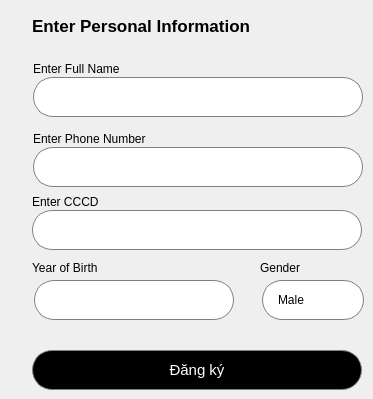
                 <widget class="QWidget" name="page_7">
                  <widget class="QLabel" name="label_19">
                   <property name="geometry">
                    <rect>
                     <x>32</x>
                     <y>10</y>
                     <width>231</width>
                     <height>31</height>
                    </rect>
                   </property>
                   <property name="minimumSize">
                    <size>
                     <width>231</width>
                     <height>0</height>
                    </size>
                   </property>
                   <property name="font">
                    <font>
                     <pointsize>13</pointsize>
                     <bold>true</bold>
                    </font>
                   </property>
                   <property name="text">
                    <string>Enter Personal Information</string>
                   </property>
                  </widget>
                  <widget class="QPushButton" name="Dktenantbtn">
                   <property name="geometry">
                    <rect>
                     <x>32</x>
                     <y>350</y>
                     <width>330</width>
                     <height>40</height>
                    </rect>
                   </property>
                   <property name="minimumSize">
                    <size>
                     <width>330</width>
                     <height>40</height>
                    </size>
                   </property>
                   <property name="font">
                    <font>
                     <pointsize>11</pointsize>
                     <bold>false</bold>
                    </font>
                   </property>
                   <property name="cursor">
                    <cursorShape>PointingHandCursor</cursorShape>
                   </property>
                   <property name="styleSheet">
                    <string notr="true">QPushButton{
border: 1px solid gray;
border-radius: 20px;
background-color: rgb(0, 0, 0);
color:white;
}</string>
                   </property>
                   <property name="text">
                    <string>Đăng ký</string>
                   </property>
                  </widget>
                  <widget class="QLabel" name="label_20">
                   <property name="geometry">
                    <rect>
                     <x>33</x>
                     <y>61</y>
                     <width>241</width>
                     <height>16</height>
                    </rect>
                   </property>
                   <property name="minimumSize">
                    <size>
                     <width>241</width>
                     <height>0</height>
                    </size>
                   </property>
                   <property name="text">
                    <string>Enter Full Name</string>
                   </property>
                  </widget>
                  <widget class="QLineEdit" name="name">
                   <property name="geometry">
                    <rect>
                     <x>33</x>
                     <y>77</y>
                     <width>330</width>
                     <height>40</height>
                    </rect>
                   </property>
                   <property name="minimumSize">
                    <size>
                     <width>330</width>
                     <height>40</height>
                    </size>
                   </property>
                   <property name="font">
                    <font>
                     <pointsize>11</pointsize>
                    </font>
                   </property>
                   <property name="styleSheet">
                    <string notr="true">QLineEdit{
padding-left:20px;
border: 1px solid gray;
border-radius: 20px;
	background-color: rgb(255, 255, 255);
}</string>
                   </property>
                   <property name="placeholderText">
                    <string/>
                   </property>
                  </widget>
                  <widget class="QLineEdit" name="sdt">
                   <property name="geometry">
                    <rect>
                     <x>33</x>
                     <y>147</y>
                     <width>330</width>
                     <height>40</height>
                    </rect>
                   </property>
                   <property name="minimumSize">
                    <size>
                     <width>330</width>
                     <height>40</height>
                    </size>
                   </property>
                   <property name="font">
                    <font>
                     <pointsize>11</pointsize>
                    </font>
                   </property>
                   <property name="styleSheet">
                    <string notr="true">QLineEdit{
padding-left:20px;
border: 1px solid gray;
border-radius: 20px;
	background-color: rgb(255, 255, 255);
}</string>
                   </property>
                   <property name="placeholderText">
                    <string/>
                   </property>
                  </widget>
                  <widget class="QLabel" name="label_21">
                   <property name="geometry">
                    <rect>
                     <x>33</x>
                     <y>131</y>
                     <width>201</width>
                     <height>16</height>
                    </rect>
                   </property>
                   <property name="minimumSize">
                    <size>
                     <width>201</width>
                     <height>0</height>
                    </size>
                   </property>
                   <property name="text">
                    <string>Enter Phone Number</string>
                   </property>
                  </widget>
                  <widget class="QLineEdit" name="cccd">
                   <property name="geometry">
                    <rect>
                     <x>32</x>
                     <y>210</y>
                     <width>330</width>
                     <height>40</height>
                    </rect>
                   </property>
                   <property name="minimumSize">
                    <size>
                     <width>330</width>
                     <height>40</height>
                    </size>
                   </property>
                   <property name="font">
                    <font>
                     <pointsize>11</pointsize>
                    </font>
                   </property>
                   <property name="styleSheet">
                    <string notr="true">QLineEdit{
padding-left:20px;
border: 1px solid gray;
border-radius: 20px;
	background-color: rgb(255, 255, 255);
}</string>
                   </property>
                   <property name="placeholderText">
                    <string/>
                   </property>
                  </widget>
                  <widget class="QLabel" name="label_22">
                   <property name="geometry">
                    <rect>
                     <x>32</x>
                     <y>194</y>
                     <width>151</width>
                     <height>16</height>
                    </rect>
                   </property>
                   <property name="minimumSize">
                    <size>
                     <width>151</width>
                     <height>0</height>
                    </size>
                   </property>
                   <property name="text">
                    <string>Enter CCCD</string>
                   </property>
                  </widget>
                  <widget class="QLineEdit" name="birth">
                   <property name="geometry">
                    <rect>
                     <x>34</x>
                     <y>280</y>
                     <width>200</width>
                     <height>40</height>
                    </rect>
                   </property>
                   <property name="minimumSize">
                    <size>
                     <width>200</width>
                     <height>40</height>
                    </size>
                   </property>
                   <property name="font">
                    <font>
                     <pointsize>11</pointsize>
                    </font>
                   </property>
                   <property name="styleSheet">
                    <string notr="true">QLineEdit{
padding-left:20px;
border: 1px solid gray;
border-radius: 20px;
	background-color: rgb(255, 255, 255);
}</string>
                   </property>
                   <property name="placeholderText">
                    <string/>
                   </property>
                  </widget>
                  <widget class="QLabel" name="label_23">
                   <property name="geometry">
                    <rect>
                     <x>32</x>
                     <y>260</y>
                     <width>101</width>
                     <height>16</height>
                    </rect>
                   </property>
                   <property name="minimumSize">
                    <size>
                     <width>101</width>
                     <height>0</height>
                    </size>
                   </property>
                   <property name="text">
                    <string>Year of Birth</string>
                   </property>
                  </widget>
                  <widget class="QLabel" name="label_24">
                   <property name="geometry">
                    <rect>
                     <x>260</x>
                     <y>260</y>
                     <width>101</width>
                     <height>16</height>
                    </rect>
                   </property>
                   <property name="minimumSize">
                    <size>
                     <width>101</width>
                     <height>0</height>
                    </size>
                   </property>
                   <property name="text">
                    <string>Gender</string>
                   </property>
                  </widget>
                  <widget class="QWidget" name="layoutWidget11">
                   <property name="geometry">
                    <rect>
                     <x>262</x>
                     <y>279</y>
                     <width>102</width>
                     <height>42</height>
                    </rect>
                   </property>
                   <layout class="QHBoxLayout" name="horizontalLayout_2">
                    <property name="spacing">
                     <number>0</number>
                    </property>
                    <item>
                     <widget class="QComboBox" name="gender">
                      <property name="minimumSize">
                       <size>
                        <width>65</width>
                        <height>40</height>
                       </size>
                      </property>
                      <property name="styleSheet">
                       <string notr="true">QComboBox{
padding-left:15px;
border: 1px solid gray;
border-top-left-radius: 20px;
border-bottom-left-radius: 20px;
border-right: none;
background-color: rgb(255, 255, 255);
}
QComboBox::drop-down {
       border: none;
       background: transparent;
 }</string>
                      </property>
                      <item>
                       <property name="text">
                        <string>Male</string>
                       </property>
                      </item>
                      <item>
                       <property name="text">
                        <string>Female</string>
                       </property>
                      </item>
                     </widget>
                    </item>
                    <item>
                     <widget class="QPushButton" name="hidebtn_3">
                      <property name="minimumSize">
                       <size>
                        <width>35</width>
                        <height>40</height>
                       </size>
                      </property>
                      <property name="maximumSize">
                       <size>
                        <width>35</width>
                        <height>16777215</height>
                       </size>
                      </property>
                      <property name="styleSheet">
                       <string notr="true">border: 1px solid gray;
border-top-right-radius: 20px;
border-bottom-right-radius: 20px;
border-left: none;
background-color: rgb(255, 255, 255);
padding-left:-5px;</string>
                      </property>
                      <property name="text">
                       <string/>
                      </property>
                      <property name="icon">
                       <iconset resource="Resources.qrc">
                        <normaloff>:/new/prefix1/Resources/down-arrow.png</normaloff>
                        <normalon>:/new/prefix1/Resources/down-arrow.png</normalon>:/new/prefix1/Resources/down-arrow.png</iconset>
                      </property>
                      <property name="iconSize">
                       <size>
                        <width>15</width>
                        <height>15</height>
                       </size>
                      </property>
                      <property name="checkable">
                       <bool>true</bool>
                      </property>
                     </widget>
                    </item>
                   </layout>
                  </widget>
                  <widget class="QLabel" name="error">
                   <property name="geometry">
                    <rect>
                     <x>32</x>
                     <y>320</y>
                     <width>241</width>
                     <height>16</height>
                    </rect>
                   </property>
                   <property name="font">
                    <font>
                     <pointsize>8</pointsize>
                    </font>
                   </property>
                   <property name="styleSheet">
                    <string notr="true">color: rgb(255, 0, 0);
border:none</string>
                   </property>
                   <property name="text">
                    <string/>
                   </property>
                  </widget>
                 </widget>
